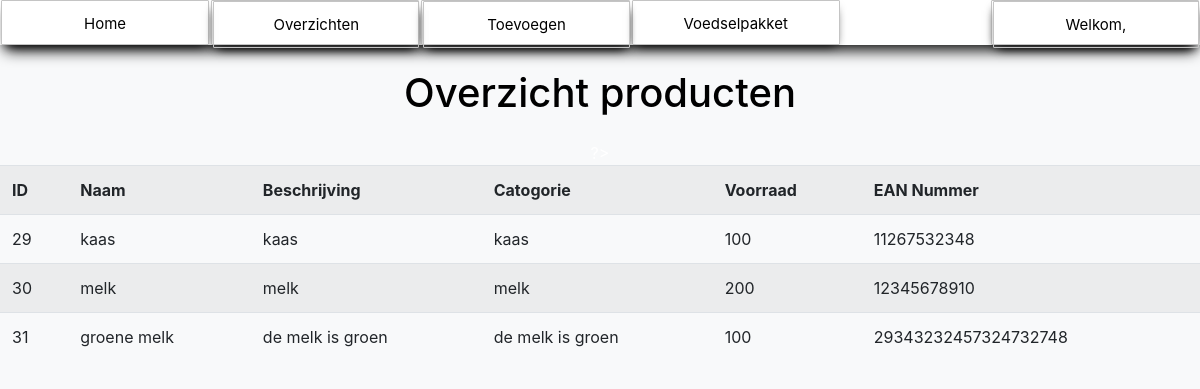
Screenshot of /alleproducten.php (signed in) with the database file from the repository.
### tables this page shows
CREATE TABLE `producten` (
  `id` int NOT NULL,
  `naam` varchar(255) NOT NULL,
  `beschrijving` varchar(100) NOT NULL,
  `categorie` varchar(500) NOT NULL,
  `voorraad` int NOT NULL,
  `EAN-Nummer` varchar(255) NOT NULL
);

### alleproducten.php (the view, shortened to what this page needs)
<!DOCTYPE html>
<html lang="en">
<head>
    <link href="https://stackpath.bootstrapcdn.com/bootstrap/4.5.0/css/bootstrap.min.css" rel="stylesheet">
</head>
<body class="bg-light">
    <?php
        include "navigation.php";
        if (isset($_SESSION['loggedin']) && $_SESSION['loggedin'] == true) {
    ?>
    <br>
    <CENTER><h1 style="color: black;">Overzicht producten</h1>
    <div class="table-responsive mt-4">
        <table class="table table-striped">
        <tr>
            <th>ID</th>
            <th>Naam</th>
            <th>Beschrijving</th>
            <th>Catogorie</th>
            <th>Voorraad</th>
            <th>EAN Nummer</th>
        </tr>
        </div>
        </CENTER>
        <?php
        include 'config.php';
        try {
            $sql = "SELECT * FROM producten";
            $stmt = $conn->prepare($sql);
            $stmt->execute();
            $products = $stmt->fetchAll();
            foreach ($products as $product) {
                echo "<tr>";
                echo "<td>" . $product['id'] . "</td>";
                echo "<td>" . $product['naam'] . "</td>";
                echo "<td>" . $product['beschrijving'] . "</td>";
                echo "<td>" . $product['beschrijving'] . "</td>";
                echo "<td>" . $product['voorraad'] . "</td>";
                echo "<td>" . $product['EAN-Nummer'] . "</td>";
                echo "</tr>";
            }
        } catch (PDOException $e) {
            echo "<div class='alert alert-danger'>" . $e->getMessage() . "</div>";
        }
    ?>
</body>
</html>
  <?php
  }
  else {
    header("Location: index.php");
  }
  ?>

### navigation.css (style rules this page uses)
body { color: white; padding: 0; margin: 0; }

### rows the page displays
producten: id "29", naam "kaas", beschrijving "kaas", voorraad "100", value "11267532348"
producten: id "30", naam "melk", beschrijving "melk", voorraad "200", value "12345678910"
producten: id "31", naam "groene melk", beschrijving "de melk is groen", voorraad "100", value "29343232457324732748"
